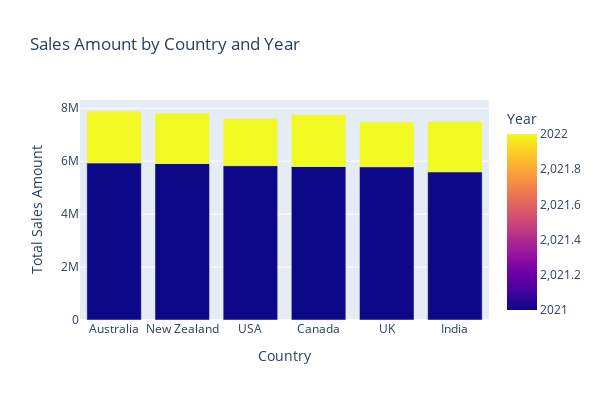

The notebook cell this image was saved under:
### Code cell
fig = px.bar(sales_country,
             x='Country',
             y='Sales_Amount',
             color='Year',
             barmode='stack',
             title='Sales Amount by Country and Year')

fig.update_layout(xaxis_title='Country',
                  yaxis_title='Total Sales Amount',
                  width=600,
                  height=400
                  
                 )
fig.show()

### Figure 1 — Plotly figure (JSON) as saved in the notebook; plotly's stock layout.template omitted (floating-point values rounded to 4 significant figures)
{"data": [{"alignmentgroup": "True", "hovertemplate": "Country=%{x}<br>Sales_Amount=%{y}<br>Year=%{marker.color}<extra></extra>", "legendgroup": "", "marker": {"color": [2021, 2021, 2021, 2021, 2021, 2021, 2022, 2022, 2022, 2022, 2022, 2022], "coloraxis": "coloraxis", "pattern": {"shape": ""}}, "name": "", "offsetgroup": "", "orientation": "v", "showlegend": false, "textposition": "auto", "type": "bar", "x": ["Australia", "New Zealand", "USA", "Canada", "UK", "India", "Canada", "Australia", "India", "New Zealand", "USA", "UK"], "xaxis": "x", "y": [5935643, 5911283, 5832176, 5798030, 5790743, 5600217, 1963521, 1959454, 1907493, 1904672, 1786813, 1696842], "yaxis": "y"}], "layout": {"barmode": "stack", "coloraxis": {"colorbar": {"title": {"text": "Year"}}, "colorscale": [[0, "#0d0887"], [0.1111, "#46039f"], [0.2222, "#7201a8"], [0.3333, "#9c179e"], [0.4444, "#bd3786"], [0.5556, "#d8576b"], [0.6667, "#ed7953"], [0.7778, "#fb9f3a"], [0.8889, "#fdca26"], [1, "#f0f921"]]}, "height": 400, "legend": {"tracegroupgap": 0}, "title": {"text": "Sales Amount by Country and Year"}, "width": 600, "xaxis": {"anchor": "y", "autorange": true, "domain": [0, 1], "range": [-0.5, 5.5], "title": {"text": "Country"}, "type": "category"}, "yaxis": {"anchor": "x", "autorange": true, "domain": [0, 1], "range": [0, 8311000.0], "title": {"text": "Total Sales Amount"}, "type": "linear"}}}
